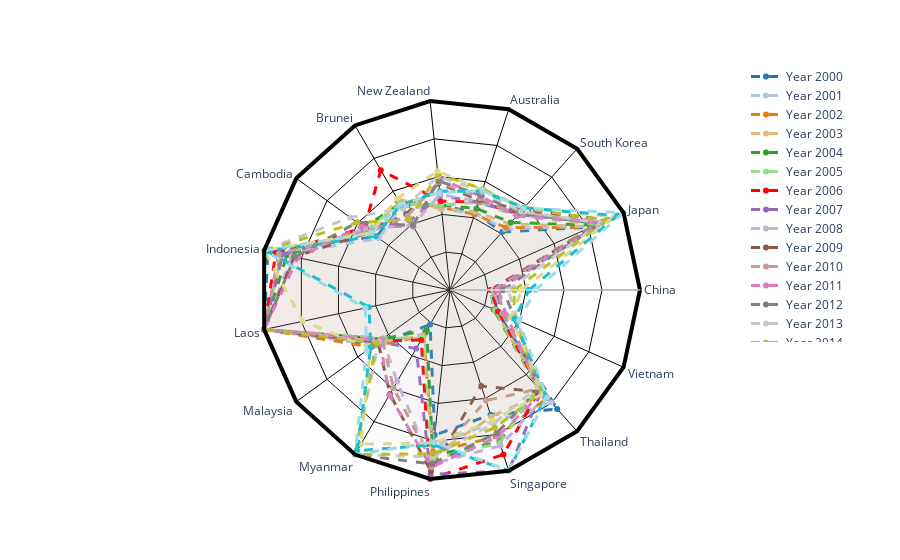

This figure's notebook cell:
### Code cell
radar_chart(df_CPP, "CEE")

### Figure 1 — Plotly figure (JSON) as saved in the notebook; plotly's stock layout.template omitted (floating-point values rounded to 4 significant figures)
{"data": [{"fill": "toself", "fillcolor": "rgba(0.12156862745098039, 0.4666666666666667, 0.7058823529411765, 0.01)", "line": {"color": "rgba(0.12156862745098039, 0.4666666666666667, 0.7058823529411765, 1.0)", "dash": "dash", "width": 3}, "name": "Year 2000", "r": [0.2255, 0.8164, 0.4103, 0.4281, 0.4482, 0.5078, 0.4788, 0.9805, 1, 0.5011, 0.2097, 0.768, 0.6905, 0.8432, 0.2706, 0.2255], "theta": ["China", "Japan", "South Korea", "Australia", "New Zealand", "Brunei", "Cambodia", "Indonesia", "Laos", "Malaysia", "Myanmar", "Philippines", "Singapore", "Thailand", "Vietnam", "China"], "type": "scatterpolar"}, {"fill": "toself", "fillcolor": "rgba(0.6823529411764706, 0.7803921568627451, 0.9098039215686274, 0.01)", "line": {"color": "rgba(0.6823529411764706, 0.7803921568627451, 0.9098039215686274, 1.0)", "dash": "dash", "width": 3}, "name": "Year 2001", "r": [0.2414, 0.8292, 0.4326, 0.4222, 0.4305, 0.5099, 0.4627, 0.9076, 1, 0.4938, 0.2663, 0.8244, 0.7313, 0.7965, 0.2652, 0.2414], "theta": ["China", "Japan", "South Korea", "Australia", "New Zealand", "Brunei", "Cambodia", "Indonesia", "Laos", "Malaysia", "Myanmar", "Philippines", "Singapore", "Thailand", "Vietnam", "China"], "type": "scatterpolar"}, {"fill": "toself", "fillcolor": "rgba(0.9, 0.498, 0.054, 0.01)", "line": {"color": "rgba(0.9, 0.498, 0.054, 1.0)", "dash": "dash", "width": 3}, "name": "Year 2002", "r": [0.24, 0.8111, 0.4421, 0.4185, 0.438, 0.5481, 0.5125, 0.9097, 1, 0.5105, 0.2765, 0.8576, 0.8108, 0.7642, 0.256, 0.24], "theta": ["China", "Japan", "South Korea", "Australia", "New Zealand", "Brunei", "Cambodia", "Indonesia", "Laos", "Malaysia", "Myanmar", "Philippines", "Singapore", "Thailand", "Vietnam", "China"], "type": "scatterpolar"}, {"fill": "toself", "fillcolor": "rgba(0.9, 0.733, 0.47, 0.01)", "line": {"color": "rgba(0.9, 0.733, 0.47, 1.0)", "dash": "dash", "width": 3}, "name": "Year 2003", "r": [0.2242, 0.818, 0.4686, 0.4335, 0.4298, 0.5525, 0.5237, 0.9136, 1, 0.4601, 0.2798, 0.8809, 0.7011, 0.7304, 0.2581, 0.2242], "theta": ["China", "Japan", "South Korea", "Australia", "New Zealand", "Brunei", "Cambodia", "Indonesia", "Laos", "Malaysia", "Myanmar", "Philippines", "Singapore", "Thailand", "Vietnam", "China"], "type": "scatterpolar"}, {"fill": "toself", "fillcolor": "rgba(0.17254901960784313, 0.6274509803921569, 0.17254901960784313, 0.01)", "line": {"color": "rgba(0.17254901960784313, 0.6274509803921569, 0.17254901960784313, 1.0)", "dash": "dash", "width": 3}, "name": "Year 2004", "r": [0.2162, 0.8391, 0.4779, 0.451, 0.4501, 0.5243, 0.5591, 0.8785, 1, 0.4385, 0.2444, 0.8752, 0.8413, 0.6915, 0.2512, 0.2162], "theta": ["China", "Japan", "South Korea", "Australia", "New Zealand", "Brunei", "Cambodia", "Indonesia", "Laos", "Malaysia", "Myanmar", "Philippines", "Singapore", "Thailand", "Vietnam", "China"], "type": "scatterpolar"}, {"fill": "toself", "fillcolor": "rgba(0.596078431372549, 0.8745098039215686, 0.5411764705882353, 0.01)", "line": {"color": "rgba(0.596078431372549, 0.8745098039215686, 0.5411764705882353, 1.0)", "dash": "dash", "width": 3}, "name": "Year 2005", "r": [0.2135, 0.8486, 0.524, 0.4865, 0.4495, 0.5239, 0.5417, 0.9046, 1, 0.4316, 0.2937, 0.8941, 0.8475, 0.6911, 0.2597, 0.2135], "theta": ["China", "Japan", "South Korea", "Australia", "New Zealand", "Brunei", "Cambodia", "Indonesia", "Laos", "Malaysia", "Myanmar", "Philippines", "Singapore", "Thailand", "Vietnam", "China"], "type": "scatterpolar"}, {"fill": "toself", "fillcolor": "rgba(1.0, 0.596078431372549, 0.5882352941176471, 0.01)", "line": {"color": "rgba(1.0, 0.596078431372549, 0.5882352941176471, 1.0)", "dash": "dash", "width": 3}, "name": "Year 2006", "r": [0.215, 0.8762, 0.5419, 0.4871, 0.47, 0.7282, 0.5572, 0.9376, 1, 0.4557, 0.3035, 1, 0.9105, 0.7041, 0.2767, 0.215], "theta": ["China", "Japan", "South Korea", "Australia", "New Zealand", "Brunei", "Cambodia", "Indonesia", "Laos", "Malaysia", "Myanmar", "Philippines", "Singapore", "Thailand", "Vietnam", "China"], "type": "scatterpolar"}, {"fill": "toself", "fillcolor": "rgba(0.5803921568627451, 0.403921568627451, 0.7411764705882353, 0.01)", "line": {"color": "rgba(0.5803921568627451, 0.403921568627451, 0.7411764705882353, 1.0)", "dash": "dash", "width": 3}, "name": "Year 2007", "r": [0.2226, 0.8666, 0.5352, 0.4868, 0.4995, 0.4205, 0.5401, 0.8997, 1, 0.4638, 0.3559, 0.9766, 1, 0.7175, 0.3028, 0.2226], "theta": ["China", "Japan", "South Korea", "Australia", "New Zealand", "Brunei", "Cambodia", "Indonesia", "Laos", "Malaysia", "Myanmar", "Philippines", "Singapore", "Thailand", "Vietnam", "China"], "type": "scatterpolar"}, {"fill": "toself", "fillcolor": "rgba(0.7725490196078432, 0.6901960784313725, 0.8352941176470589, 0.01)", "line": {"color": "rgba(0.7725490196078432, 0.6901960784313725, 0.8352941176470589, 1.0)", "dash": "dash", "width": 3}, "name": "Year 2008", "r": [0.2305, 0.9062, 0.5463, 0.4908, 0.5054, 0.3932, 0.5512, 0.8511, 1, 0.4372, 0.5566, 0.9212, 0.862, 0.7484, 0.3028, 0.2305], "theta": ["China", "Japan", "South Korea", "Australia", "New Zealand", "Brunei", "Cambodia", "Indonesia", "Laos", "Malaysia", "Myanmar", "Philippines", "Singapore", "Thailand", "Vietnam", "China"], "type": "scatterpolar"}, {"fill": "toself", "fillcolor": "rgba(0.5490196078431373, 0.33725490196078434, 0.29411764705882354, 0.01)", "line": {"color": "rgba(0.5490196078431373, 0.33725490196078434, 0.29411764705882354, 1.0)", "dash": "dash", "width": 3}, "name": "Year 2009", "r": [0.2434, 0.9084, 0.5671, 0.4964, 0.5645, 0.4618, 0.519, 0.8382, 1, 0.4679, 0.6321, 0.9595, 0.5317, 0.7232, 0.3105, 0.2434], "theta": ["China", "Japan", "South Korea", "Australia", "New Zealand", "Brunei", "Cambodia", "Indonesia", "Laos", "Malaysia", "Myanmar", "Philippines", "Singapore", "Thailand", "Vietnam", "China"], "type": "scatterpolar"}, {"fill": "toself", "fillcolor": "rgba(0.7686274509803922, 0.611764705882353, 0.5803921568627451, 0.01)", "line": {"color": "rgba(0.7686274509803922, 0.611764705882353, 0.5803921568627451, 1.0)", "dash": "dash", "width": 3}, "name": "Year 2010", "r": [0.2506, 0.9064, 0.5262, 0.508, 0.5714, 0.4493, 0.5243, 0.9208, 1, 0.44, 0.5959, 0.9104, 0.6121, 0.6998, 0.3107, 0.2506], "theta": ["China", "Japan", "South Korea", "Australia", "New Zealand", "Brunei", "Cambodia", "Indonesia", "Laos", "Malaysia", "Myanmar", "Philippines", "Singapore", "Thailand", "Vietnam", "China"], "type": "scatterpolar"}, {"fill": "toself", "fillcolor": "rgba(0.8901960784313725, 0.4666666666666667, 0.7607843137254902, 0.01)", "line": {"color": "rgba(0.8901960784313725, 0.4666666666666667, 0.7607843137254902, 1.0)", "dash": "dash", "width": 3}, "name": "Year 2011", "r": [0.2556, 0.8696, 0.525, 0.5195, 0.5929, 0.3843, 0.5729, 0.8186, 1, 0.4555, 0.6392, 0.9384, 0.8115, 0.7252, 0.3235, 0.2556], "theta": ["China", "Japan", "South Korea", "Australia", "New Zealand", "Brunei", "Cambodia", "Indonesia", "Laos", "Malaysia", "Myanmar", "Philippines", "Singapore", "Thailand", "Vietnam", "China"], "type": "scatterpolar"}, {"fill": "toself", "fillcolor": "rgba(0.4980392156862745, 0.4980392156862745, 0.4980392156862745, 0.01)", "line": {"color": "rgba(0.4980392156862745, 0.4980392156862745, 0.4980392156862745, 1.0)", "dash": "dash", "width": 3}, "name": "Year 2012", "r": [0.279, 0.8547, 0.5474, 0.5244, 0.5771, 0.3917, 0.6056, 0.8357, 1, 0.4776, 1, 0.9202, 0.7933, 0.6997, 0.3752, 0.279], "theta": ["China", "Japan", "South Korea", "Australia", "New Zealand", "Brunei", "Cambodia", "Indonesia", "Laos", "Malaysia", "Myanmar", "Philippines", "Singapore", "Thailand", "Vietnam", "China"], "type": "scatterpolar"}, {"fill": "toself", "fillcolor": "rgba(0.7803921568627451, 0.7803921568627451, 0.7803921568627451, 0.01)", "line": {"color": "rgba(0.7803921568627451, 0.7803921568627451, 0.7803921568627451, 1.0)", "dash": "dash", "width": 3}, "name": "Year 2013", "r": [0.3059, 0.8657, 0.5562, 0.5444, 0.6019, 0.494, 0.6501, 1, 1, 0.4631, 1, 0.8822, 0.7407, 0.6874, 0.3903, 0.3059], "theta": ["China", "Japan", "South Korea", "Australia", "New Zealand", "Brunei", "Cambodia", "Indonesia", "Laos", "Malaysia", "Myanmar", "Philippines", "Singapore", "Thailand", "Vietnam", "China"], "type": "scatterpolar"}, {"fill": "toself", "fillcolor": "rgba(0.7372549019607844, 0.7411764705882353, 0.13333333333333333, 0.01)", "line": {"color": "rgba(0.7372549019607844, 0.7411764705882353, 0.13333333333333333, 1.0)", "dash": "dash", "width": 3}, "name": "Year 2014", "r": [0.3391, 0.9037, 0.5776, 0.5591, 0.613, 0.4278, 0.6037, 1, 1, 0.4753, 1, 0.8669, 0.7623, 0.7229, 0.3675, 0.3391], "theta": ["China", "Japan", "South Korea", "Australia", "New Zealand", "Brunei", "Cambodia", "Indonesia", "Laos", "Malaysia", "Myanmar", "Philippines", "Singapore", "Thailand", "Vietnam", "China"], "type": "scatterpolar"}, {"fill": "toself", "fillcolor": "rgba(0.8588235294117647, 0.8588235294117647, 0.5529411764705883, 0.01)", "line": {"color": "rgba(0.8588235294117647, 0.8588235294117647, 0.5529411764705883, 1.0)", "dash": "dash", "width": 3}, "name": "Year 2015", "r": [0.3785, 0.9447, 0.5858, 0.554, 0.6291, 0.556, 0.5122, 1, 0.7922, 0.5182, 0.9371, 0.8092, 0.7238, 0.7328, 0.351, 0.3785], "theta": ["China", "Japan", "South Korea", "Australia", "New Zealand", "Brunei", "Cambodia", "Indonesia", "Laos", "Malaysia", "Myanmar", "Philippines", "Singapore", "Thailand", "Vietnam", "China"], "type": "scatterpolar"}, {"fill": "toself", "fillcolor": "rgba(0.09019607843137255, 0.7450980392156863, 0.8117647058823529, 0.01)", "line": {"color": "rgba(0.09019607843137255, 0.7450980392156863, 0.8117647058823529, 1.0)", "dash": "dash", "width": 3}, "name": "Year 2016", "r": [0.4165, 0.9638, 0.5818, 0.5472, 0.5226, 0.5185, 0.4832, 0.9864, 0.4356, 0.5161, 0.977, 0.8198, 1, 0.7549, 0.3713, 0.4165], "theta": ["China", "Japan", "South Korea", "Australia", "New Zealand", "Brunei", "Cambodia", "Indonesia", "Laos", "Malaysia", "Myanmar", "Philippines", "Singapore", "Thailand", "Vietnam", "China"], "type": "scatterpolar"}, {"fill": "toself", "fillcolor": "rgba(0.6196078431372549, 0.8549019607843137, 0.8980392156862745, 0.01)", "line": {"color": "rgba(0.6196078431372549, 0.8549019607843137, 0.8980392156862745, 1.0)", "dash": "dash", "width": 3}, "name": "Year 2017", "r": [0.4496, 1, 0.5795, 0.5493, 0.5159, 0.5208, 0.5102, 0.9998, 0.4555, 0.543, 1, 0.8054, 1, 0.762, 0.3973, 0.4496], "theta": ["China", "Japan", "South Korea", "Australia", "New Zealand", "Brunei", "Cambodia", "Indonesia", "Laos", "Malaysia", "Myanmar", "Philippines", "Singapore", "Thailand", "Vietnam", "China"], "type": "scatterpolar"}], "layout": {"legend": {"x": 0.9, "y": 1.1}, "plot_bgcolor": "rgba(0,0,0,0)", "polar": {"angularaxis": {"gridcolor": "black", "linecolor": "black", "linewidth": 4}, "bgcolor": "rgba(0,0,0,0)", "gridshape": "linear", "radialaxis": {"gridcolor": "black", "range": [0, 1], "showticklabels": false, "visible": true}}, "showlegend": true}}
